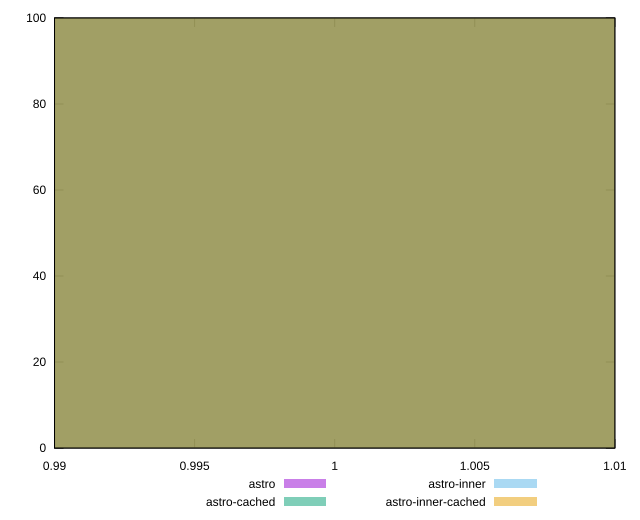

Source code (gnuplot):
reset

$astro <<EOF
1 100
EOF

$astroCached <<EOF
1 100
EOF

$astroInner <<EOF
1 100
EOF

$astroInnerCached <<EOF
1 100
EOF

set key outside below
set boxwidth 0.1
set xrange [0.99:1.01]
set yrange [0:100]
set trange [0:100]
set style fill transparent solid 0.5 noborder
set terminal svg size 640, 520 enhanced background rgb 'white'
set output "reports/report_00033_2021-03-01T14-23-16.841Z/uses-rel-preload/comparison/histogram/all_score.svg"

plot $astro title "astro" with boxes, \
     $astroCached title "astro-cached" with boxes, \
     $astroInner title "astro-inner" with boxes, \
     $astroInnerCached title "astro-inner-cached" with boxes

reset
